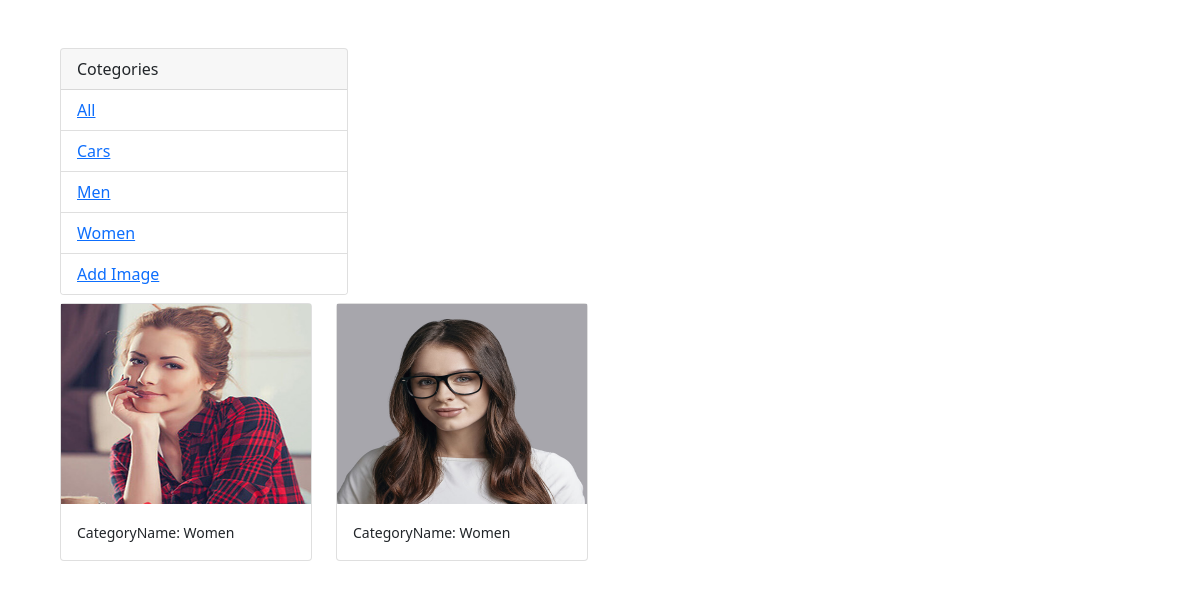
The page /?category=Women on the database its author committed.
### uploadimage/models.py (models this page shows, shortened)
class Category(models.Model):
    name = models.CharField(max_length=100, null=False, blank=False)

class Photo(models.Model):
    category = models.ForeignKey(Category, on_delete=models.SET_NULL, null=True,blank=False)
    image = models.ImageField(upload_to="photos",null=False, blank=False)

### uploadimage/views.py (the view)
# urls.py: path('', index, name='home'),
def index(request):
    category = request.GET.get('category')
    if category ==None:
        photos = Photo.objects.all()
    else:
        photos = Photo.objects.filter(category__name = category )
    category = Category.objects.all()
    context = {'cat':category, "photos":photos}
    return render(request, "index.html", context)

### templates/index.html (shortened to what this page needs)
<!DOCTYPE html>
<html lang="en">
<head>
<link href="https://cdn.jsdelivr.net/npm/bootstrap@5.0.0-beta2/dist/css/bootstrap.min.css" rel="stylesheet">
</head>
<body class="m-5">
<div class="container">
    <div class="row">
        <div class="col-md">
            <div class="card" style="width: 18rem;">
              <div class="card-header">
                Cotegories
              </div>
              <ul class="list-group list-group-flush">
                  <li class="list-group-item">
                      <a href="{% url 'home'%}">All</a></li>
                  {% for cat in cat %}
                  <li class="list-group-item">
                      <a href="{% url 'home' %}?category={{cat.name}}"> {{cat.name}}</a></li>
                  {% endfor %}
                  <li class="list-group-item">
                      <a href="{% url 'upload' %}"> Add Image</a></li>
              </ul>
            </div>
        </div>
         <div class="col-md-9">
            <div class="row">
                {% for photo in photos %}
                     <div class="col-md-4">
                             <div class="card my-2">
                                <img class="image-thumbail" src="{{photo.image.url}}"
                                alt="...">
                                <div class="card-body">
                                    <small>
                                       CategoryName:  {{photo.category.name}}
                                    </small>
                                </div>
                            </div>
                     </div>
                   {% endfor %}
            </div>
        </div>
    </div>
</div>
</body>
</html>

### templates/index.html (style rules this page uses)
.image-thumbail { height:200px; }

### rows shown on the page
Category: name "Cars"
Category: name "Men"
Category: name "Women"
Photo: image (picture), category.name "Women"
Photo: image (picture), category.name "Women"
